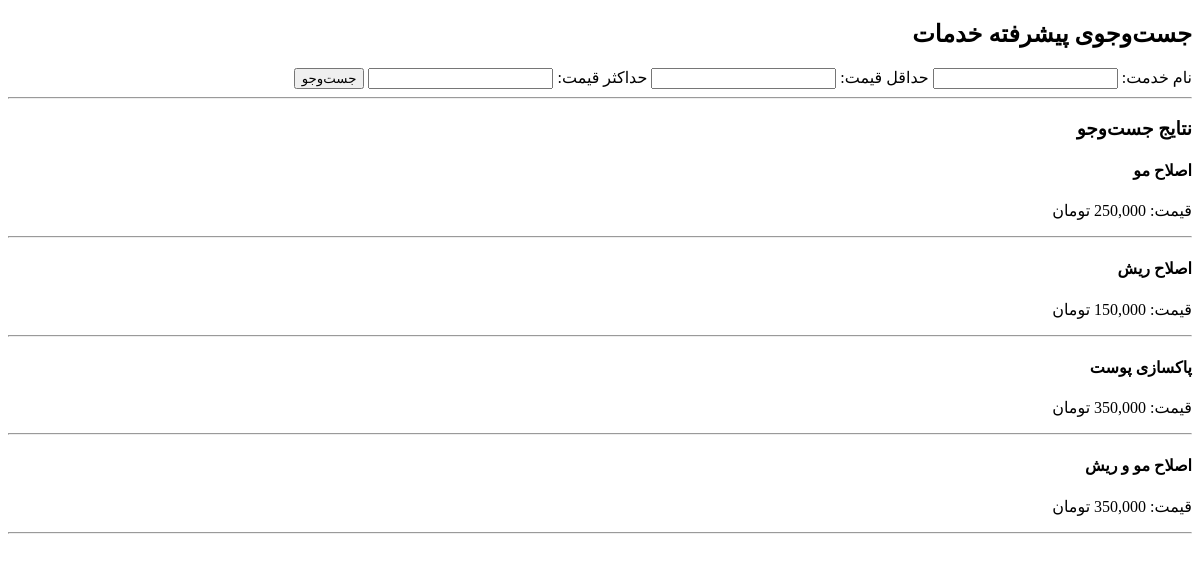
Screenshot of /search.php with the database file from the repository.
### tables this page shows
CREATE TABLE `services` (
  `id` INT NOT NULL,
  `name` varchar(255) NOT NULL,
  `category_id` INT DEFAULT NULL,
  `description` text DEFAULT NULL,
  `price` decimal(12,2) NOT NULL,
  `duration_minutes` INT NOT NULL,
  `image` varchar(255) DEFAULT NULL,
  `is_active` TINYINT(1) DEFAULT 1,
  `created_at` timestamp NOT NULL DEFAULT CURRENT_TIMESTAMP
);

### search.php (the view, shortened to what this page needs)
<?php
require_once "config/db.php";
$name = trim($_GET["name"] ?? "");
$min_price = $_GET["min_price"] ?? "";
$max_price = $_GET["max_price"] ?? "";
$sql = "SELECT * FROM services WHERE 1=1";
$params = [];
$stmt = $conn->prepare($sql);
$stmt->execute($params);
$services = $stmt->fetchAll(PDO::FETCH_ASSOC);
?>
<!DOCTYPE html>
<html lang="fa" dir="rtl">
<head>
    <link rel="stylesheet" href="assets/css/style.css">
</head>
<body>
<h2>جست‌وجوی پیشرفته خدمات</h2>
<form method="GET">
    <label>نام خدمت:</label>
    <input type="text" name="name"
           value="<?= htmlspecialchars($name) ?>">
    <label>حداقل قیمت:</label>
    <input type="number" name="min_price"
           value="<?= htmlspecialchars($min_price) ?>">
    <label>حداکثر قیمت:</label>
    <input type="number" name="max_price"
           value="<?= htmlspecialchars($max_price) ?>">
    <button type="submit">جست‌وجو</button>
</form>
<hr>
<h3>نتایج جست‌وجو</h3>
<?php foreach ($services as $service): ?>
    <div>
        <h4><?= htmlspecialchars($service["name"]) ?></h4>
        <p>
            قیمت:
            <?= number_format($service["price"]) ?> تومان
        </p>
    </div>
    <hr>
<?php endforeach; ?>
</body>
</html>

### rows the page displays
services: name "اصلاح مو", price "250,000"
services: name "اصلاح ریش"
services: name "پاکسازی پوست", price "350,000"
services: name "اصلاح مو و ریش", price "350,000"
